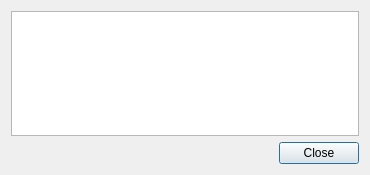
<?xml version="1.0" encoding="UTF-8"?>
<ui version="4.0">
 <class>StatusDialog</class>
 <widget class="QDialog" name="StatusDialog">
  <property name="geometry">
   <rect>
    <x>0</x>
    <y>0</y>
    <width>370</width>
    <height>175</height>
   </rect>
  </property>
  <property name="windowTitle">
   <string>Connection Status</string>
  </property>
  <layout class="QVBoxLayout" name="verticalLayout">
   <item>
    <widget class="QPlainTextEdit" name="edit_status"/>
   </item>
   <item>
    <layout class="QHBoxLayout" name="horizontalLayout">
     <item>
      <spacer name="horizontalSpacer">
       <property name="orientation">
        <enum>Qt::Horizontal</enum>
       </property>
       <property name="sizeHint" stdset="0">
        <size>
         <width>40</width>
         <height>20</height>
        </size>
       </property>
      </spacer>
     </item>
     <item>
      <widget class="QPushButton" name="button_cancel">
       <property name="text">
        <string>Close</string>
       </property>
      </widget>
     </item>
    </layout>
   </item>
  </layout>
 </widget>
 <resources>
  <include location="../../resources/resources.qrc"/>
 </resources>
 <connections/>
</ui>
